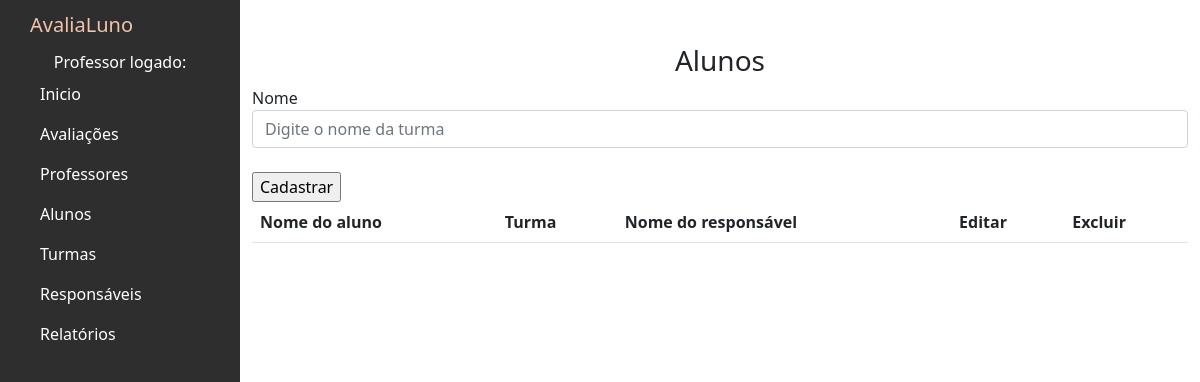
Page /alunos on the earlier database version.
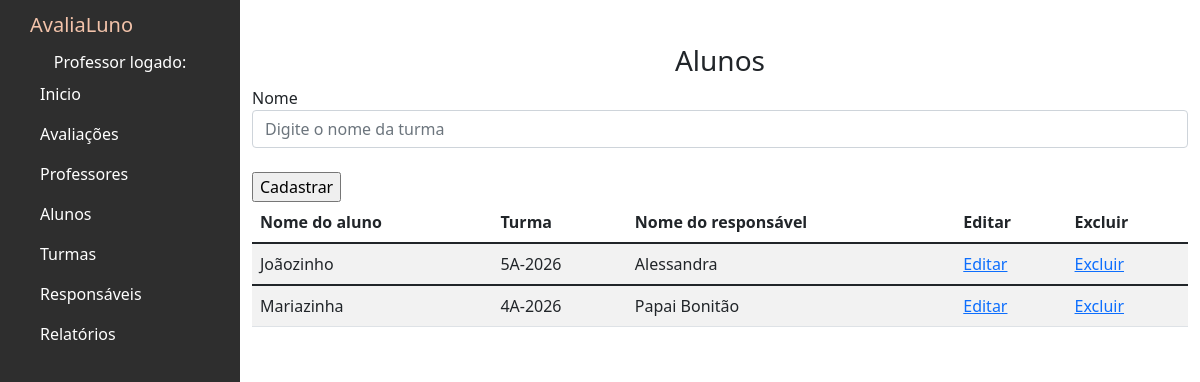
Same page on the later database version.
### avaliacoes/models.py (models this page shows, shortened)
class Aluno(models.Model):
    nome = models.CharField(max_length=100)
    turma = models.ForeignKey(Turma, on_delete=models.PROTECT)
    responsavel = models.ForeignKey(Responsavel, on_delete=models.PROTECT)
    class Meta:
        verbose_name = "Aluno"
        verbose_name_plural = "Alunos" # Define o nome plural personalizado

class Turma(models.Model):
    nome = models.CharField(max_length=100)
    class Meta:
        verbose_name = "Turma"
        verbose_name_plural = "Turmas" # Define o nome plural personalizado

class Responsavel(models.Model):
    nome = models.CharField(max_length=100)
    email = models.EmailField()
    class Meta:
        verbose_name = "Responsável"
        verbose_name_plural = "Responsáveis" # Define o nome plural personalizado

### avaliacoes/views.py (the view)
# urls.py: path('alunos',views.alunos,name='alunos'),
def alunos(request):
        lista_turmas = Turma.objects.all()
        lista_alunos = Aluno.objects.all()
        return render(request,'alunos.html',{'lista_alunos':lista_alunos,'lista_turmas':lista_turmas})

### avaliacoes/templates/alunos.html (shortened to what this page needs)
{% extends 'base.html' %}
{% block content %}
<h3><center> Alunos </center></h3>
<form action="" method="POST">{% csrf_token %}
    <div class="form-group">
      <label for="exampleFormControlInput1">Nome</label>
      <input type="text" name="nome" class="form-control" id="exampleFormControlInput1" placeholder="Digite o nome da turma">
    </div>
    <div class="form-group">
      <br>
      <input type="submit" value="Cadastrar">
    </div>
  </form>
<div class="table-wrapper-scroll-y my-custom-scrollbar">
  <table class="table table-striped mb-1">
      <thead>
          <tr>
              <th scope="col">Nome do aluno</th>
              <th scope="col">Turma</th>
              <th scope="col">Nome do responsável</th>
              <th scope="col">Editar</th>
              <th scope="col">Excluir</th>
          </tr>
      </thead>
          {% for aluno in lista_alunos %}
          <tbody>
              <tr>
                  <td>{{ aluno.nome }}</td>
                  <td>{{ aluno.turma.nome }}</td>
                  <td>{{ aluno.responsavel.nome }}</td>
                  <td><a href="">Editar</a></td>
                  <td><a href="">Excluir</a></td>
              </tr>
          </tbody>
          {% endfor %}
  </table>
</div>
{% endblock %}

### avaliacoes/templates/base.html (shortened to what this page needs)
{% load static %}
<!DOCTYPE html>
<html lang="pt-br">
<head>
    <link href="https://cdn.jsdelivr.net/npm/bootstrap@5.1.3/dist/css/bootstrap.min.css" rel="stylesheet">
    <link link rel="stylesheet" type="text/css" href="{% static 'base.css' %}"/>
</head>
<body>
    <div class="sidebar-container">
        <div class="sidebar-logo">AvaliaLuno</div>
        <div><center>Professor logado: {{ user.username }}</center></div>
        <ul class="sidebar-navigation">
          <li>
            <a href="{% url 'menu' %}">
               Inicio
            </a>
          </li>
          <li>
            <a href="{% url 'avaliacoes' %}">
               Avaliações
            </a>
          </li>
          <li>
            <a href="{% url 'professores' %}">
               Professores
            </a>
          </li>
          <li>
            <a href="{% url 'alunos' %}">
               Alunos
            </a>
          </li>
          <li>
            <a href="{% url 'turmas' %}">
               Turmas
            </a>
          </li>
          <li>
            <a href="{% url 'responsaveis' %}">
               Responsáveis
            </a>
          </li>
          <li>
            <a href="{% url 'relatorios' %}">
               Relatórios
            </a>
          </li>
      </div>
      dashboard
      <div class="content-container">
        <div class="container-fluid">
          {% block content %}
          {% endblock %}
        </div>
      </div>
</body>
</html>

### avaliacoes/static/base.css (style rules this page uses)
.sidebar-container { position: fixed; width: 240px; height: 100%; left: 0; overflow-x: hidden; overflow-y: auto; background: #2e2e2e; color: #fff; }
.content-container { padding-top: 20px; }
.sidebar-logo { padding: 10px 15px 10px 30px; font-size: 20px; background-color: #2e2e2e; color:#f3c3aa; }
.sidebar-navigation { padding: 0; margin: 0; list-style-type: none; position: relative; }
.sidebar-navigation li { background-color: transparent; position: relative; display: inline-block; width: 100%; line-height: 20px; }
.sidebar-navigation li a { padding: 10px 15px 10px 30px; display: block; color: #fff; }
.sidebar-navigation li a { text-decoration: none; }
.sidebar-navigation li a { text-decoration: none; outline: none; }
.sidebar-navigation li::before { position: absolute; content: ''; height: 100%; left: 0; top: 0; -webkit-transition: width 0.2s ease-in; transition: width 0.2s ease-in; width: 3px; z-index: -1; }
.content-container { padding-left: 240px; }
.my-custom-scrollbar { position: relative; height: 200px; overflow: auto; }
.table-wrapper-scroll-y { display: block; }

Differences in the rows shown:
added Aluno: nome "Joãozinho", turma.nome "5A-2026", responsavel.nome "Alessandra"
added Aluno: nome "Mariazinha", turma.nome "4A-2026", responsavel.nome "Papai Bonitão"
